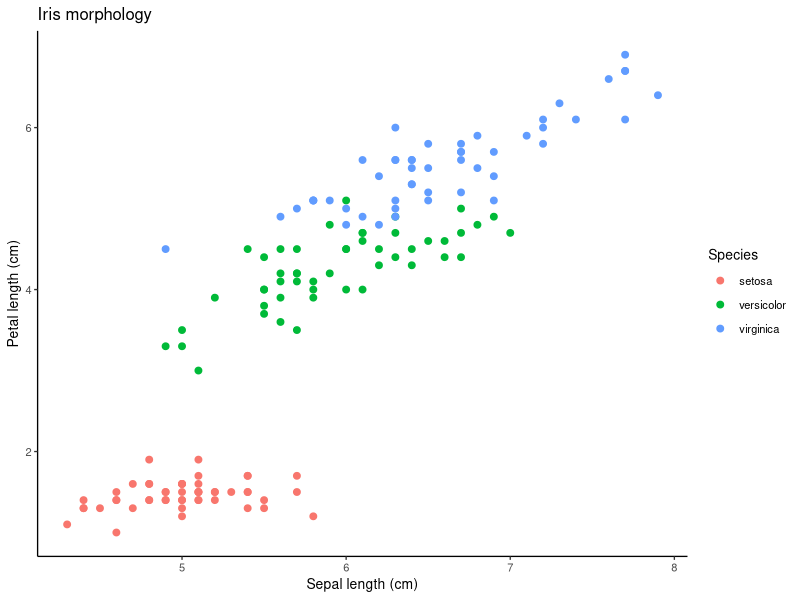

Recreate this plot in R.
library(ggplot2)

p <- ggplot(iris, aes(Sepal.Length, Petal.Length, colour = Species)) +
  geom_point(size = 2) +
  labs(title = "Iris morphology", x = "Sepal length (cm)", y = "Petal length (cm)") +
  theme_classic(base_size = 10)

png("figure1.png", width = 8, height = 6, units = "in", res = 300)
p
dev.off()
